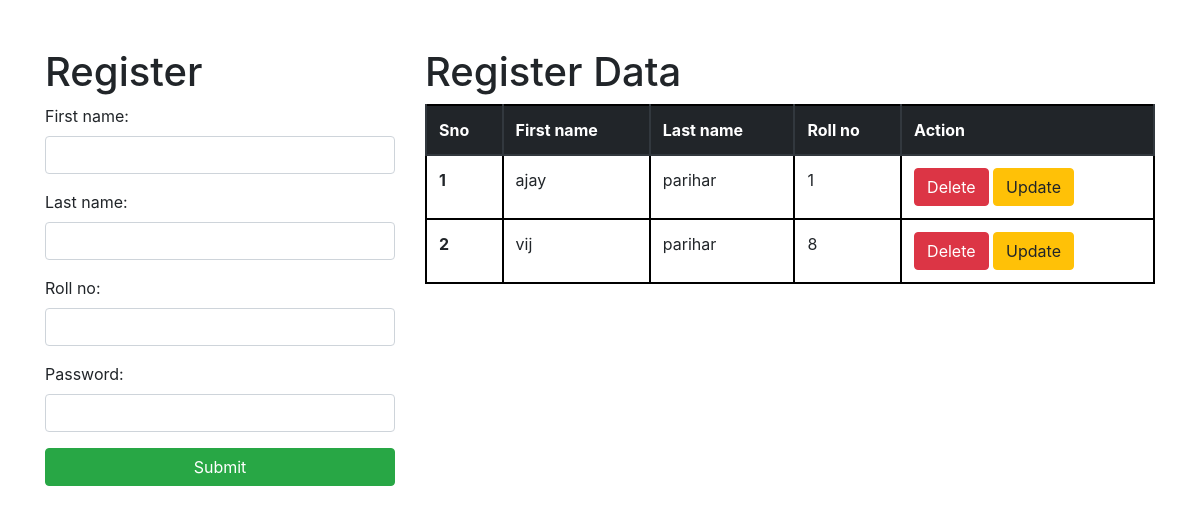
Before: / with the older database file.
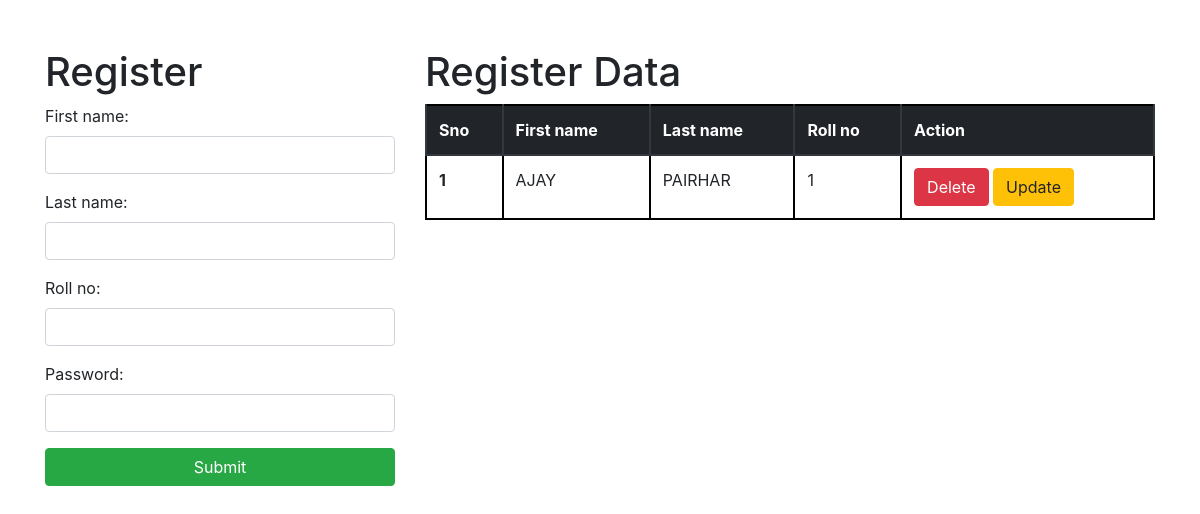
After: the same page with the newer database file.
### core/models.py (models this page shows, shortened)
class userModel(models.Model):
    first_name = models.CharField(max_length=50)
    last_name = models.CharField(max_length=50)
    roll_no = models.IntegerField()
    password = models.CharField(max_length=50)

### core/views.py (the view)
# urls.py: path('',views.index,name='index'),
def index(request):
    form = userForms()
    alldata = userModel.objects.all()
    if request.method == 'POST':
        form = userForms(request.POST)
        if form.is_valid():
            form.save()
        return redirect('/')
    return render(request,'index.html',{'form':form,'data':alldata})

### core/forms.py
class userForms(forms.ModelForm):
    class Meta:
        model= userModel
        fields = '__all__'
        widgets = {
            "first_name": forms.TextInput(attrs={'class':'form-control'}),
            "last_name": forms.TextInput(attrs={'class':'form-control'}),
            "roll_no": forms.TextInput(attrs={'class':'form-control'}),
            "password": forms.TextInput(attrs={'class':'form-control','type':'password'}),
        }
        labels = {}
        help_texts = {}
        error_messages = {}

### core/templates/index.html (shortened to what this page needs)
<!DOCTYPE html>
<html lang="en">
<head>
    <link rel="stylesheet" href="https://cdn.jsdelivr.net/npm/bootstrap@4.0.0/dist/css/bootstrap.min.css"
>
</head>
<body>
    <div class="container">
        <div class="row">
            <div class="col-4 mt-5 ">
                <h1>Register</h1>
                <form action="{% url 'index' %}" method="post">
                    {{ form.as_p }}
                    <input type="submit" value="Submit" class="btn btn-success w-100">
                </form>
            </div>
            <div class="col-8 mt-5">
                <h1>Register Data</h1>
                <table class="table">
                    <thead class="thead-dark">
                        <tr>
                            <th scope="col">Sno</th>
                            <th scope="col">First name</th>
                            <th scope="col">Last name</th>
                            <th scope="col">Roll no </th>
                            <th scope="col">Action</th>
                        </tr>
                    </thead>
                    <tbody>
                    {% for i in data %}
                    <tr>
                        <th scope="row">{{forloop.counter}}</th>
                        <td>{{i.first_name}}</td>
                        <td>{{i.last_name}}</td>
                        <td>{{i.roll_no}}</td>
                        <td>
                            <a href="/delete/{{i.id}}" class="btn btn-danger">Delete</a>
                            <a href="/update/{{i.id}}" class="btn btn-warning">Update</a>
                        </td>
                    </tr>
                    {% endfor %}
                    </body>
</body>
</html>

### core/templates/index.html (style rules this page uses)
table, tr, th, td { border: 2px solid black; margin-left: auto; margin-right: auto; }

Changed rows visible on the page:
removed userModel: first_name "ajay", last_name "parihar", roll_no "1"
removed userModel: first_name "vij", last_name "parihar", roll_no "8"
added userModel: first_name "AJAY", last_name "PAIRHAR", roll_no "1"
